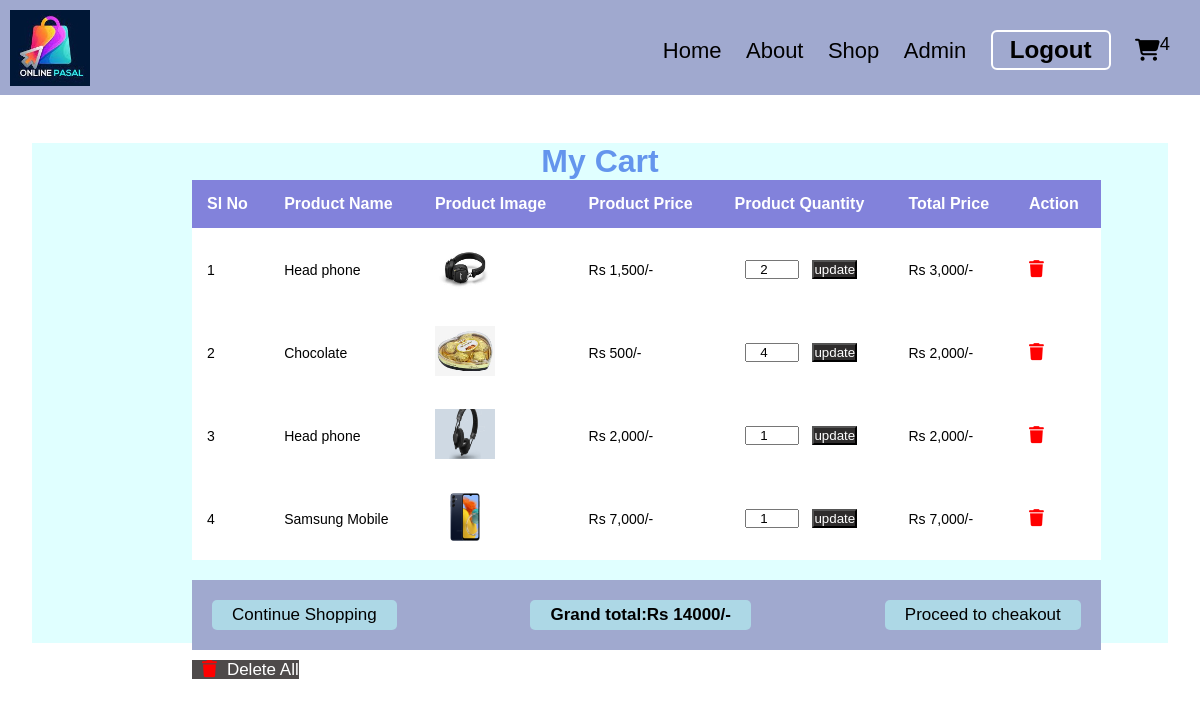
The app's page /mycart.php (signed in) with its own data.
### tables this page shows
CREATE TABLE `cart` (
  `cart_id` int(11) NOT NULL,
  `productId` int(11) NOT NULL,
  `user_id` int(11) NOT NULL,
  `quantity` int(20) NOT NULL
);

CREATE TABLE `products` (
  `productId` int(11) NOT NULL,
  `user_id` int(11) NOT NULL,
  `productName` varchar(255) NOT NULL,
  `price` varchar(255) NOT NULL,
  `description` varchar(255) NOT NULL,
  `category` varchar(255) NOT NULL,
  `image` varchar(255) NOT NULL,
  `stock` int(150) NOT NULL,
  `size` varchar(50) NOT NULL,
  `used` varchar(50) NOT NULL,
  `productType` varchar(255) NOT NULL
);

### mycart.php (the view, shortened to what this page needs)
<!DOCTYPE html>
<html lang="en">
<head>
    <link rel="stylesheet" href="index.css">
    <link rel="stylesheet" href="https://cdnjs.cloudflare.com/ajax/libs/font-awesome/6.4.2/css/all.min.css">
</head>
<body>
    <?php include 'header.php'; ?>
    <div class="cart_wrapper">
        <div class="cart_container">
                 <h2 class="cart_heading">My Cart</h2>
        <div class="shopping_cart">
            <table>
                <?php
$select_cart_products=mysqli_query($conn,"SELECT c.cart_id, c.user_id,c.quantity, p.productName, p.price, p.image, p.stock, p.productType FROM cart c JOIN products p ON c.productId= p.productId WHERE c.user_id= '$user_id'");
$i=1;
$grand_total=0;
if(mysqli_num_rows($select_cart_products)>0){
 echo "<thead >
 <th>Sl No</th>
 <th>Product Name</th>
 <th>Product Image</th>
 <th>Product Price</th>
 <th>Product Quantity</th>
 <th>Total Price</th>
 <th>Action</th>
</thead>
<tbody>";
while($fetch_cart_products=mysqli_fetch_assoc($select_cart_products)){
    $fetched_stock= $fetch_cart_products['stock'];
    if($fetch_cart_products['productType'] == 'new'){
        $stock=$fetched_stock-4;
    }else{
        $stock=1;
    }
    ?>
<tr>
                        <td><?php echo $i++?></td>
                        <td><?php echo $fetch_cart_products['productName'] ?></td>
                        <td>
                            <img src="img/productimage/<?php echo $fetch_cart_products['image']?>" alt="laptop" class="cart_image">
                        </td>
                         <td>Rs <?php echo number_format($fetch_cart_products['price'] )?>/-</td>
                        <td>
                            <form action="" method="post">
                            <div class="quantity_box">
                                <input type="number" min="1" max="<?php echo $stock?>" value="<?php echo $fetch_cart_products['quantity']?>" name="update_quantity" class="cart_input_quantity">
                                <input type="submit" class="update_quantity" value="update" name="update_cart_quantity">
                            </div>
                            </form>
                        </td>
                        <td>Rs <?php echo $subtotal=number_format($fetch_cart_products['price'] * $fetch_cart_products['quantity']) ?>/-</td>
                        <td>
                            <a href="mycart.php?remove=<?php echo $fetch_cart_products['cart_id'] ?>" onclick="return confirm('Are you sure you want to delete this item')" class="product-remove_btn">
                                <i class="fas fa-trash"></i>
                            </a>
                        </td>
                    </tr>
    <?php
    $grand_total=$grand_total+($fetch_cart_products['price'] * $fetch_cart_products['quantity']);
}
}else{
    echo"<div class='empty_text'>Cart Is Empty</div>";
}
?>
                </tbody>
            </table>
            <?php
if($grand_total>0){
    echo "
    <div class='table_bottom'>
        <a href='products.php' class='cont_shopping_btn'>Continue Shopping</a>
        <h3 class='cont_shopping_btn'>Grand total:<span>Rs $grand_total/-</span></h3>
        <a href='order.php' class='cont_shopping_btn'>Proceed to cheakout</a>
    </div>";
?>
            <a href="mycart.php?delete_all" class="delete_all_btn"  onclick="return confirm('Are you sure you want to delete all items')">
                <i class="fas fa-trash delete_icon"></i>Delete All
            </a>
            <?php
}else{
    echo"";
}
?>
        </div>
        </div>
    </div>
</body>
</html>

### index.css (style rules this page uses)
* { margin: 0; padding: 0; font-family: 'poppins',sans-serif; }
h2 { font-size: 2em; color: white; text-align: center; }
.cart_wrapper { background: white; margin-top: 1rem; border-radius: 5px; padding: 2rem; }
.shopping_cart { width: 80%; margin-left: 20vh; margin-bottom: 30px; }
.cart_heading { font-size: 2em; color: cornflowerblue; text-align: center; }
.cart_container { background: lightcyan; height: 500px; }
table { width: 100%; border-collapse: collapse; }
thead { background: rgb(130, 130, 219); color: white; }
th { padding: 15px; text-align: left; }
tbody { background: white; }
td { padding: 15px; font-size: 14px; color: black; }
.cart_image { height: 50px; width: 60px; }
.cart_input_quantity { width: 50px; text-align: center; margin: 10px; }
.update_quantity { background: rgb(46, 44, 44); color: white; }
.product-remove_btn { color: red; font-size: 17px; }
.table_bottom { background: #a0a9cf; margin-top: 20px; height: 70px; display: flex; justify-content: space-between; align-items: center; }
.cont_shopping_btn { background: lightblue; color: black; font-size: 17px; text-decoration: none; text-align: center; padding: 5px 20px; border-radius: 5px; margin-left: 20px; margin-right: 20px; }
.delete_all_btn { color: white; font-size: 17px; background: rgb(78, 74, 74); text-decoration: none; }
.delete_icon { color: red; font-size: 17px; margin: 10px; }

### records on screen
cart: productId.productName "Head phone", productId.image (picture), productId.price "1,500", update_quantity "2", productId+quantity "3,000"
cart: productId.productName "Chocolate", productId.image (picture), productId.price "500", update_quantity "4", productId+quantity "2,000"
cart: productId.productName "Head phone", productId.image (picture), productId.price "2,000", update_quantity "1", productId+quantity "2,000"
cart: productId.productName "Samsung Mobile", productId.image (picture), productId.price "7,000", update_quantity "1", productId+quantity "7,000"

### other values on screen
$row_count "4"
$grand_total "14000"
